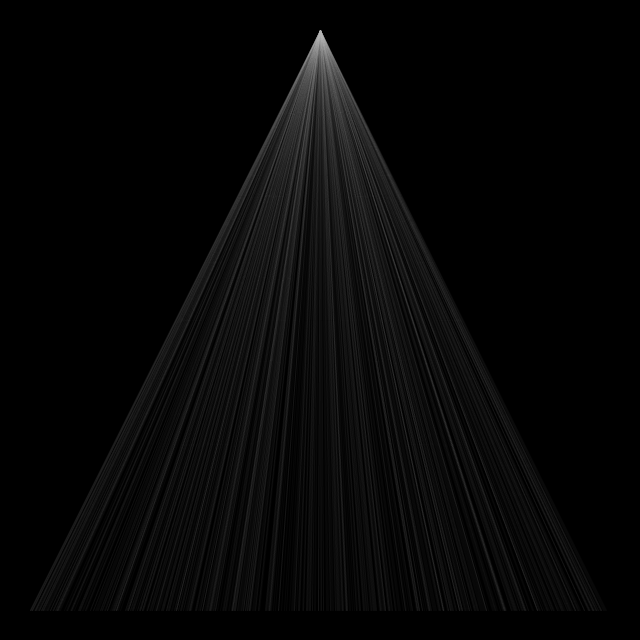
Frame 1 (no input)
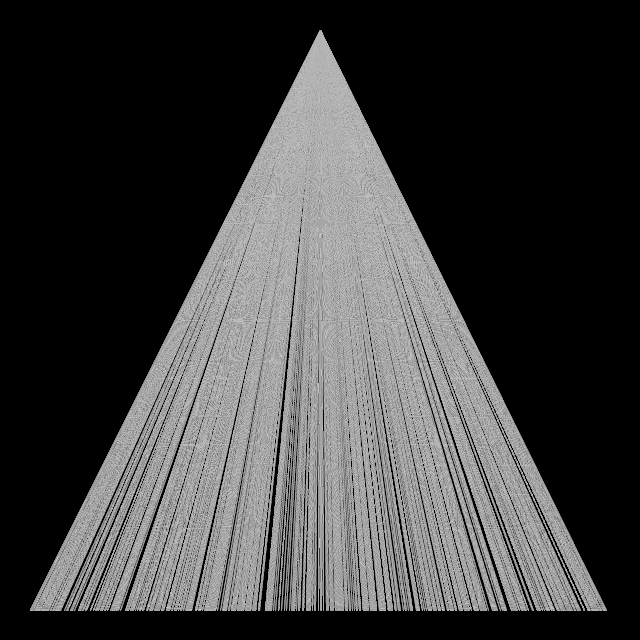
Frame 60 (the mouse pressed at the canvas centre just before this capture)
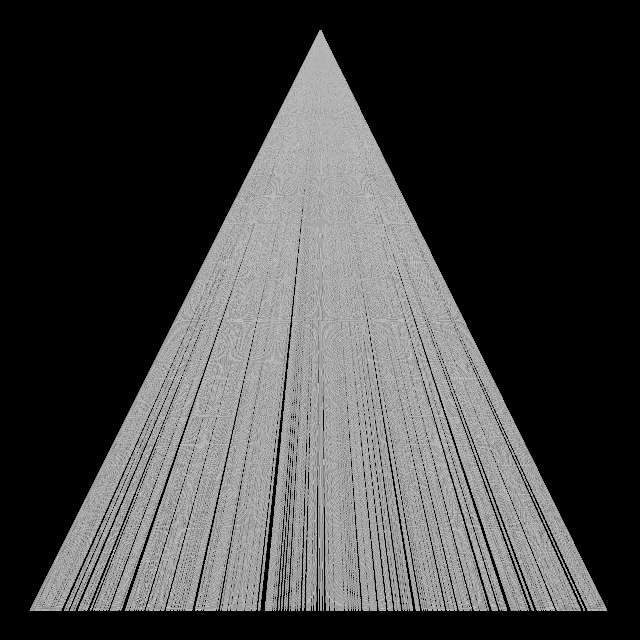
Frame 120 (the mouse held since frame 60 and released just before this capture)

The Processing sketch that drew these frames (run headless with seeded random() and noise(); from frame 60 on, the mouse is pressed at the canvas centre):

// Processing sketch: RAINROOM2
// ── RAINROOM2.pde
void setup(){
  size(640,640);
  background(0);
}

void draw(){
  randomSeed(0);
  for(int i=0; i<700; i++){
    float x1=width/2;
    float x2=random(30,610);
    stroke(170,10);
    line(x1,30,x2,610);
  }
}

    
